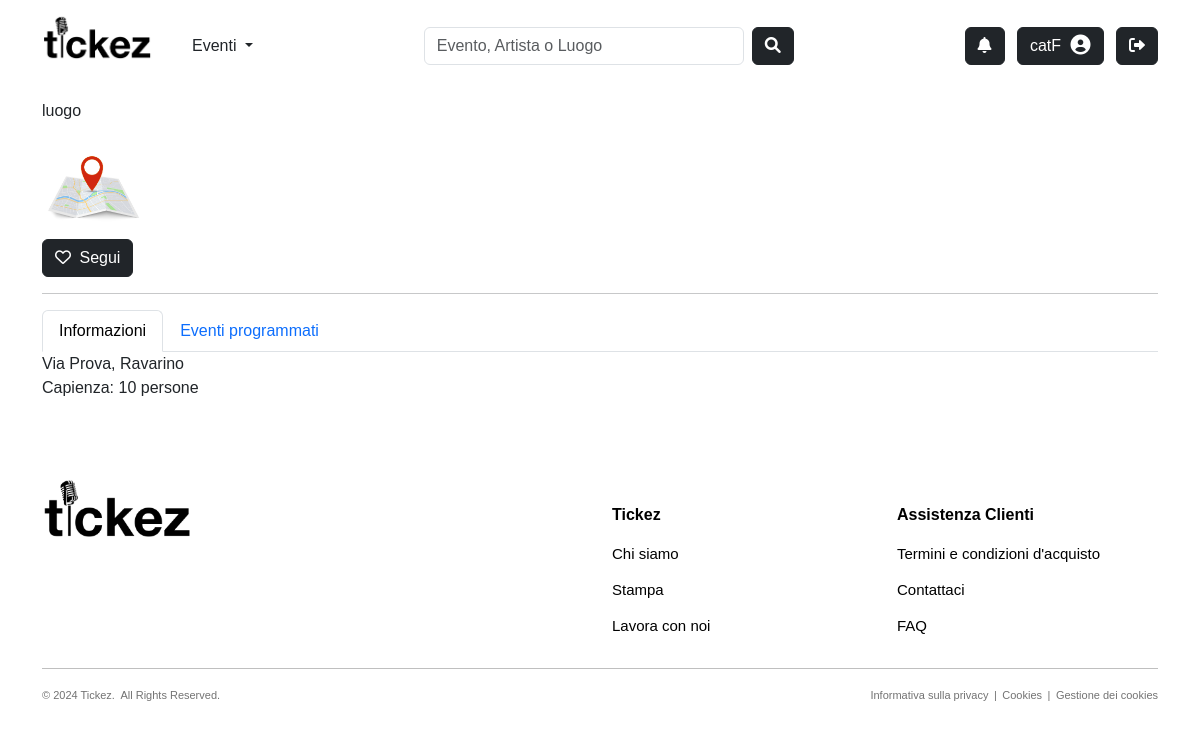
/common/venues/luogo-3/ (signed in), run on the app's committed database.
### common/models.py (models this page shows, shortened)
class Luogo(models.Model):
    nome = models.CharField(max_length=50, null=False, blank=False)
    slug = models.SlugField(max_length=200, null=False, unique=True, blank=True)
    indirizzo = models.CharField(max_length=255)
    capienza_persone = models.PositiveIntegerField()
    citta = models.CharField(max_length=100)
    stato = models.CharField(max_length=100)
    codice_postale = models.CharField(max_length=30)
    immagine = models.ImageField(blank=True, upload_to="images/venues", default=join('static', 'images', 'defaults', 'default_venue.jpg'))
    followers = models.ManyToManyField(to='users.Utente', blank=True, default=None, related_name='luoghi_preferiti')
    affittuari = models.ManyToManyField(to='users.Organizzatore', blank=True, default=None, related_name='luoghi_affittati')
    @property # trasforma un metodo di una classe in un attributo di sola lettura
    def immagine_url(self):
        if self.immagine and hasattr(self.immagine, 'url'):
            return self.immagine.url
        else:
            return join(settings.STATIC_URL, 'images/defaults/default_venue.jpg')
    class Meta:
        verbose_name_plural = 'Luoghi'

### common/views.py (the view)
# urls.py: path('venues/<slug:slug>-<int:pk>/', views.VenueDetailView.as_view(), name="venue-details"),
class VenueDetailView(DetailView):
    model = Luogo
    template_name = "common/venue_details.html"
    def get_context_data(self, **kwargs):
        context = super().get_context_data(**kwargs)
        context['title'] = self.get_object().nome
        context['planned_events'] = self.get_object().eventi_programmati.all()
        return context

### common/context_processors.py (called while the page is built)
def notifications(request):
    notifications = []
    unread_count = 0
    if request.user.is_authenticated:
        try:
            utente = request.user.utente
            notifications = Notifica.objects.filter(organizzatore__in=utente.organizzatori_preferiti.all()).order_by('-data_ora')
            unread_count = notifications.filter(letta=False).count()
        except:
            utente = None
    return {
        'notifications': notifications,
        'unread_count': unread_count,
    }

### products/models.py (called while the page is built)
    def get_absolute_url(self):
        return reverse("products:event-details", kwargs={"slug": self.slug, "pk": self.pk})

### common/templates/common/venue_details.html (shortened to what this page needs)
{% extends "common/base_common.html" %}
{% load static %}
{% load crispy_forms_tags %}
{% block content %}
    <div class="container">
        <p>{{object.nome}}</p>
        <img src="{{ object.immagine_url }}" style="width: 100px; height: 100px; object-fit: cover">
        <form method="POST" action="{% url 'toggle-follow' entity_type='luogo' entity_pk=object.id %}"> {% csrf_token %}
          <button type="submit" class="btn {% if request.user.utente in object.followers.all %}btn-secondary{% else %}btn-dark{% endif %}">
            {% if request.user.utente in object.followers.all %}
              <i class="fas fa-heart me-1"></i> Seguito
            {% else %}
              <i class="far fa-heart me-1"></i> Segui
            {% endif %}
          </button>
        </form>
        <hr>
        <ul class="nav nav-tabs" id="myTab" role="tablist">
          <li class="nav-item" role="presentation">
            <button class="nav-link active" id="description-tab" data-bs-toggle="tab" data-bs-target="#description" type="button" role="tab" aria-controls="description" aria-selected="true">Informazioni</button>
          </li>
          <li class="nav-item" role="presentation">
            <button class="nav-link" id="events-tab" data-bs-toggle="tab" data-bs-target="#events" type="button" role="tab" aria-controls="events" aria-selected="false">Eventi programmati</button>
          </li>
        </ul>
        <div class="tab-content">
          <div class="tab-pane active" id="description" role="tabpanel" aria-labelledby="description-tab">{{object.indirizzo}}, {{object.citta}}<br>Capienza: {{object.capienza_persone}} persone</div>
        </div>
    </div>
{% endblock %}

### templates/navbar.html (shortened to what this page needs)
{% load tz %}
<nav class="navbar navbar-light" style="background-color: #ffffff; padding:10px 30px;">
    <div class="container-fluid d-flex justify-content-between align-items-end">
        <div class="d-flex align-items-end">
            <a class="navbar-brand" href="/">
                <img src="/static/images/tickez_logo.jpg" alt="tickez logo" width="110">
            </a>
            <div class="dropdown d-inline ms-4" style="margin-bottom: 7px;">
                <a class="nav-link dropdown-toggle" href="#" role="button" data-bs-toggle="dropdown" aria-expanded="false">
                    Eventi
                </a>
            </div>
        </div>
        <div>
            <form class="d-flex w-100 ms-3 me-3" method="GET" action="{% url 'common:search-results' %}">
                <input class="form-control me-2" type="search" name="keywords" placeholder="Evento, Artista o Luogo" aria-label="Search" style="width: 320px;">
                <button class="btn btn-dark" type="submit"><i class="fas fa-search"></i></button>
            </form>
        </div>
        <div>
            {% if user.is_authenticated %}
            <div class="btn-group me-2">
                <button class="btn btn-dark rounded-end" type="button" data-bs-toggle="dropdown" aria-expanded="false">
                    <i class="fas fa-bell position-relative" style="position: relative;">
                    </i>
                </button>
            </div>
            <a href="{% url 'users:profile' %}" class="btn btn-dark me-2">
                <span style="margin-right: 5px;">{{ user }}</span>
                <i class="fas fa-user-circle fa-lg"></i>
            </a>
            <form id="logout-form" method="POST" action="{% url 'logout' %}" style="display: inline;">
                <button type="submit" class="btn btn-dark">
                    <i class="fas fa-sign-out-alt"></i>
                </button>
            </form>
            {% else %}
            <a href="{% url 'login' %}" class="btn btn-dark me-2">
                <span style="margin-right: 5px;">Accedi</span>
                <i class="fas fa-user-circle fa-lg"></i>
            </a>
            {% endif %}
        </div>
    </div>
</nav>

### static/css/style.css (style rules this page uses)
body { font-family: 'Helvetica', 'Arial', sans-serif; }

### data on the page
Luogo: nome "luogo", indirizzo "Via Prova", citta "Ravarino", capienza_persone "10"

### other printed values
{{ user }} "catF"
